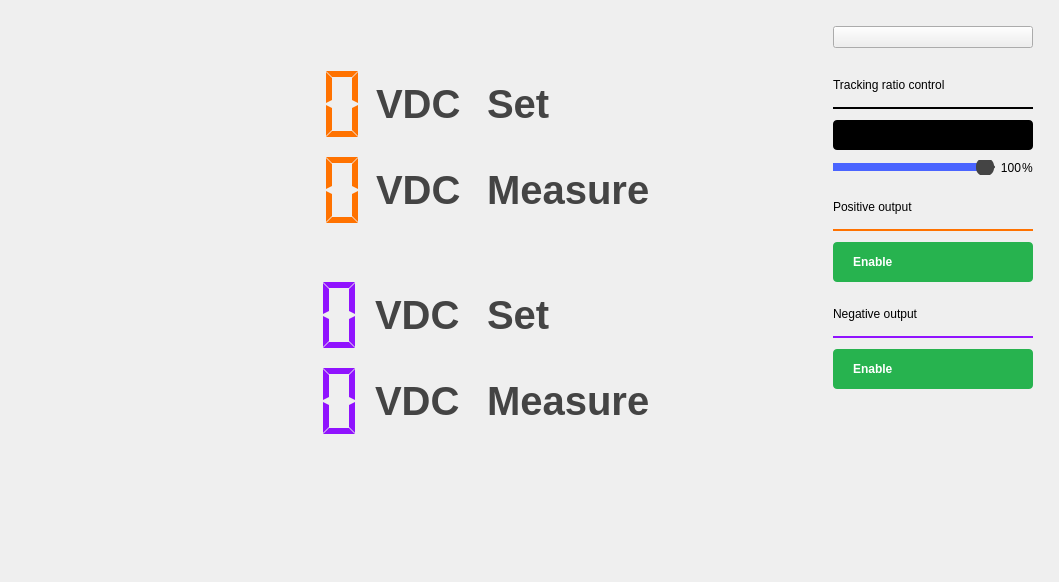
<?xml version="1.0" encoding="UTF-8"?>
<ui version="4.0">
 <class>PowerController</class>
 <widget class="QWidget" name="PowerController">
  <property name="geometry">
   <rect>
    <x>0</x>
    <y>0</y>
    <width>1059</width>
    <height>582</height>
   </rect>
  </property>
  <property name="sizePolicy">
   <sizepolicy hsizetype="MinimumExpanding" vsizetype="MinimumExpanding">
    <horstretch>0</horstretch>
    <verstretch>0</verstretch>
   </sizepolicy>
  </property>
  <property name="windowTitle">
   <string>Scopy Power Control</string>
  </property>
  <layout class="QHBoxLayout" name="horizontalLayout_2">
   <property name="spacing">
    <number>0</number>
   </property>
   <property name="leftMargin">
    <number>0</number>
   </property>
   <property name="topMargin">
    <number>0</number>
   </property>
   <property name="rightMargin">
    <number>0</number>
   </property>
   <property name="bottomMargin">
    <number>0</number>
   </property>
   <item>
    <widget class="adiscope::DetachDragZone" name="leftPanel" native="true">
     <property name="sizePolicy">
      <sizepolicy hsizetype="Expanding" vsizetype="Preferred">
       <horstretch>0</horstretch>
       <verstretch>0</verstretch>
      </sizepolicy>
     </property>
     <property name="styleSheet">
      <string notr="true"/>
     </property>
     <layout class="QVBoxLayout" name="verticalLayout">
      <property name="leftMargin">
       <number>100</number>
      </property>
      <property name="topMargin">
       <number>64</number>
      </property>
      <property name="rightMargin">
       <number>100</number>
      </property>
      <property name="bottomMargin">
       <number>64</number>
      </property>
      <item>
       <layout class="QGridLayout" name="gridLayout">
        <item row="0" column="4">
         <widget class="QLabel" name="label_5">
          <property name="sizePolicy">
           <sizepolicy hsizetype="Fixed" vsizetype="Preferred">
            <horstretch>0</horstretch>
            <verstretch>0</verstretch>
           </sizepolicy>
          </property>
          <property name="minimumSize">
           <size>
            <width>220</width>
            <height>0</height>
           </size>
          </property>
          <property name="maximumSize">
           <size>
            <width>220</width>
            <height>16777215</height>
           </size>
          </property>
          <property name="font">
           <font>
            <pointsize>30</pointsize>
            <weight>75</weight>
            <bold>true</bold>
           </font>
          </property>
          <property name="styleSheet">
           <string notr="true">QLabel { color: #444444; qproperty-alignment: 'AlignBottom | AlignLeft'; font-size: 30pt; font-weight: bold; }</string>
          </property>
          <property name="text">
           <string>Set</string>
          </property>
         </widget>
        </item>
        <item row="0" column="0">
         <spacer name="horizontalSpacer">
          <property name="orientation">
           <enum>Qt::Horizontal</enum>
          </property>
          <property name="sizeHint" stdset="0">
           <size>
            <width>42</width>
            <height>20</height>
           </size>
          </property>
         </spacer>
        </item>
        <item row="1" column="4">
         <widget class="QLabel" name="label_6">
          <property name="sizePolicy">
           <sizepolicy hsizetype="Fixed" vsizetype="Preferred">
            <horstretch>0</horstretch>
            <verstretch>0</verstretch>
           </sizepolicy>
          </property>
          <property name="minimumSize">
           <size>
            <width>220</width>
            <height>0</height>
           </size>
          </property>
          <property name="maximumSize">
           <size>
            <width>220</width>
            <height>16777215</height>
           </size>
          </property>
          <property name="font">
           <font>
            <pointsize>30</pointsize>
            <weight>75</weight>
            <bold>true</bold>
           </font>
          </property>
          <property name="styleSheet">
           <string notr="true">QLabel { color: #444444; qproperty-alignment: 'AlignBottom | AlignLeft'; font-size: 30pt; font-weight: bold; }</string>
          </property>
          <property name="text">
           <string>Measure</string>
          </property>
         </widget>
        </item>
        <item row="0" column="2">
         <widget class="QLabel" name="label_7">
          <property name="styleSheet">
           <string notr="true">QLabel { color: #444444; qproperty-alignment: 'AlignBottom | AlignLeft'; font-size: 30pt; font-weight: bold; }</string>
          </property>
          <property name="text">
           <string>VDC</string>
          </property>
         </widget>
        </item>
        <item row="1" column="1">
         <widget class="adiscope::LcdNumber" name="lcd1">
          <property name="sizePolicy">
           <sizepolicy hsizetype="Fixed" vsizetype="Fixed">
            <horstretch>0</horstretch>
            <verstretch>0</verstretch>
           </sizepolicy>
          </property>
          <property name="minimumSize">
           <size>
            <width>210</width>
            <height>80</height>
           </size>
          </property>
          <property name="styleSheet">
           <string notr="true">QLCDNumber {
background-color: transparent;
color: #ff7200;
}</string>
          </property>
          <property name="frameShape">
           <enum>QFrame::NoFrame</enum>
          </property>
          <property name="segmentStyle">
           <enum>QLCDNumber::Flat</enum>
          </property>
         </widget>
        </item>
        <item row="0" column="1">
         <widget class="adiscope::LcdNumber" name="lcd1_set">
          <property name="sizePolicy">
           <sizepolicy hsizetype="Fixed" vsizetype="Fixed">
            <horstretch>0</horstretch>
            <verstretch>0</verstretch>
           </sizepolicy>
          </property>
          <property name="minimumSize">
           <size>
            <width>210</width>
            <height>80</height>
           </size>
          </property>
          <property name="styleSheet">
           <string notr="true">QLCDNumber {
background-color: transparent;
color: #ff7200;
}</string>
          </property>
          <property name="frameShape">
           <enum>QFrame::NoFrame</enum>
          </property>
          <property name="digitCount">
           <number>5</number>
          </property>
          <property name="segmentStyle">
           <enum>QLCDNumber::Flat</enum>
          </property>
         </widget>
        </item>
        <item row="1" column="2">
         <widget class="QLabel" name="label_8">
          <property name="styleSheet">
           <string notr="true">QLabel { color: #444444; qproperty-alignment: 'AlignBottom | AlignLeft'; font-size: 30pt; font-weight: bold;  }</string>
          </property>
          <property name="text">
           <string>VDC</string>
          </property>
         </widget>
        </item>
        <item row="0" column="3">
         <spacer name="horizontalSpacer_3">
          <property name="orientation">
           <enum>Qt::Horizontal</enum>
          </property>
          <property name="sizeType">
           <enum>QSizePolicy::Fixed</enum>
          </property>
          <property name="sizeHint" stdset="0">
           <size>
            <width>20</width>
            <height>20</height>
           </size>
          </property>
         </spacer>
        </item>
        <item row="1" column="3">
         <spacer name="horizontalSpacer_4">
          <property name="orientation">
           <enum>Qt::Horizontal</enum>
          </property>
          <property name="sizeType">
           <enum>QSizePolicy::Fixed</enum>
          </property>
          <property name="sizeHint" stdset="0">
           <size>
            <width>20</width>
            <height>20</height>
           </size>
          </property>
         </spacer>
        </item>
       </layout>
      </item>
      <item>
       <widget class="QwtThermo" name="scale_dac1" native="true">
        <property name="upperBound" stdset="0">
         <double>5.000000000000000</double>
        </property>
        <property name="scaleMaxMinor" stdset="0">
         <number>10</number>
        </property>
        <property name="borderWidth" stdset="0">
         <number>0</number>
        </property>
       </widget>
      </item>
      <item>
       <layout class="QGridLayout" name="gridLayout_2">
        <property name="horizontalSpacing">
         <number>7</number>
        </property>
        <item row="1" column="4">
         <widget class="QLabel" name="label_2">
          <property name="sizePolicy">
           <sizepolicy hsizetype="Fixed" vsizetype="Preferred">
            <horstretch>0</horstretch>
            <verstretch>0</verstretch>
           </sizepolicy>
          </property>
          <property name="minimumSize">
           <size>
            <width>220</width>
            <height>0</height>
           </size>
          </property>
          <property name="maximumSize">
           <size>
            <width>220</width>
            <height>16777215</height>
           </size>
          </property>
          <property name="font">
           <font>
            <pointsize>30</pointsize>
            <weight>75</weight>
            <bold>true</bold>
           </font>
          </property>
          <property name="styleSheet">
           <string notr="true">QLabel { color: #444444; qproperty-alignment: 'AlignBottom | AlignLeft'; font-size: 30pt; font-weight: bold; }</string>
          </property>
          <property name="text">
           <string>Measure</string>
          </property>
         </widget>
        </item>
        <item row="1" column="1">
         <widget class="adiscope::LcdNumber" name="lcd2">
          <property name="sizePolicy">
           <sizepolicy hsizetype="Fixed" vsizetype="Fixed">
            <horstretch>0</horstretch>
            <verstretch>0</verstretch>
           </sizepolicy>
          </property>
          <property name="minimumSize">
           <size>
            <width>252</width>
            <height>80</height>
           </size>
          </property>
          <property name="styleSheet">
           <string notr="true">QLCDNumber {
background-color: transparent;
color: #9013fe;
}</string>
          </property>
          <property name="frameShape">
           <enum>QFrame::NoFrame</enum>
          </property>
          <property name="digitCount">
           <number>6</number>
          </property>
          <property name="segmentStyle">
           <enum>QLCDNumber::Flat</enum>
          </property>
         </widget>
        </item>
        <item row="0" column="4">
         <widget class="QLabel" name="label">
          <property name="sizePolicy">
           <sizepolicy hsizetype="Fixed" vsizetype="Preferred">
            <horstretch>0</horstretch>
            <verstretch>0</verstretch>
           </sizepolicy>
          </property>
          <property name="minimumSize">
           <size>
            <width>220</width>
            <height>0</height>
           </size>
          </property>
          <property name="maximumSize">
           <size>
            <width>220</width>
            <height>16777215</height>
           </size>
          </property>
          <property name="font">
           <font>
            <pointsize>30</pointsize>
            <weight>75</weight>
            <bold>true</bold>
           </font>
          </property>
          <property name="styleSheet">
           <string notr="true">QLabel { color: #444444; qproperty-alignment: 'AlignBottom | AlignLeft'; font-size: 30pt; font-weight: bold; }</string>
          </property>
          <property name="text">
           <string>Set</string>
          </property>
         </widget>
        </item>
        <item row="0" column="0">
         <spacer name="horizontalSpacer_2">
          <property name="orientation">
           <enum>Qt::Horizontal</enum>
          </property>
          <property name="sizeHint" stdset="0">
           <size>
            <width>0</width>
            <height>20</height>
           </size>
          </property>
         </spacer>
        </item>
        <item row="0" column="1">
         <widget class="adiscope::LcdNumber" name="lcd2_set">
          <property name="sizePolicy">
           <sizepolicy hsizetype="Fixed" vsizetype="Fixed">
            <horstretch>0</horstretch>
            <verstretch>0</verstretch>
           </sizepolicy>
          </property>
          <property name="minimumSize">
           <size>
            <width>252</width>
            <height>80</height>
           </size>
          </property>
          <property name="styleSheet">
           <string notr="true">QLCDNumber {
background-color: transparent;
color: #9013fe;
}</string>
          </property>
          <property name="frameShape">
           <enum>QFrame::NoFrame</enum>
          </property>
          <property name="digitCount">
           <number>6</number>
          </property>
          <property name="segmentStyle">
           <enum>QLCDNumber::Flat</enum>
          </property>
         </widget>
        </item>
        <item row="0" column="2">
         <widget class="QLabel" name="label_9">
          <property name="styleSheet">
           <string notr="true">QLabel { color: #444444; qproperty-alignment: 'AlignBottom | AlignLeft'; font-size: 30pt; font-weight: bold; }</string>
          </property>
          <property name="text">
           <string>VDC</string>
          </property>
         </widget>
        </item>
        <item row="1" column="2">
         <widget class="QLabel" name="label_10">
          <property name="styleSheet">
           <string notr="true">QLabel { color: #444444; qproperty-alignment: 'AlignBottom | AlignLeft'; font-size: 30pt; font-weight: bold; }</string>
          </property>
          <property name="text">
           <string>VDC</string>
          </property>
         </widget>
        </item>
        <item row="0" column="3">
         <spacer name="horizontalSpacer_5">
          <property name="orientation">
           <enum>Qt::Horizontal</enum>
          </property>
          <property name="sizeType">
           <enum>QSizePolicy::Fixed</enum>
          </property>
          <property name="sizeHint" stdset="0">
           <size>
            <width>20</width>
            <height>20</height>
           </size>
          </property>
         </spacer>
        </item>
        <item row="1" column="3">
         <spacer name="horizontalSpacer_6">
          <property name="orientation">
           <enum>Qt::Horizontal</enum>
          </property>
          <property name="sizeType">
           <enum>QSizePolicy::Fixed</enum>
          </property>
          <property name="sizeHint" stdset="0">
           <size>
            <width>20</width>
            <height>20</height>
           </size>
          </property>
         </spacer>
        </item>
       </layout>
      </item>
      <item>
       <widget class="QwtThermo" name="scale_dac2" native="true">
        <property name="lowerBound" stdset="0">
         <double>-5.000000000000000</double>
        </property>
        <property name="upperBound" stdset="0">
         <double>0.000000000000000</double>
        </property>
        <property name="scaleMaxMinor" stdset="0">
         <number>10</number>
        </property>
        <property name="borderWidth" stdset="0">
         <number>0</number>
        </property>
       </widget>
      </item>
      <item>
       <widget class="adiscope::InstrumentNotes" name="instrumentNotes" native="true"/>
      </item>
     </layout>
    </widget>
   </item>
   <item>
    <widget class="adiscope::DetachDragZone" name="rightMenu" native="true">
     <property name="sizePolicy">
      <sizepolicy hsizetype="Maximum" vsizetype="Preferred">
       <horstretch>0</horstretch>
       <verstretch>0</verstretch>
      </sizepolicy>
     </property>
     <layout class="QVBoxLayout" name="verticalLayout_4">
      <property name="spacing">
       <number>10</number>
      </property>
      <property name="leftMargin">
       <number>26</number>
      </property>
      <property name="topMargin">
       <number>26</number>
      </property>
      <property name="rightMargin">
       <number>26</number>
      </property>
      <property name="bottomMargin">
       <number>26</number>
      </property>
      <item>
       <widget class="adiscope::LinkedButton" name="btnHelp"/>
      </item>
      <item>
       <spacer name="horizontalSpacer_7">
        <property name="orientation">
         <enum>Qt::Horizontal</enum>
        </property>
        <property name="sizeHint" stdset="0">
         <size>
          <width>40</width>
          <height>20</height>
         </size>
        </property>
       </spacer>
      </item>
      <item>
       <widget class="QLabel" name="label_12">
        <property name="text">
         <string>Tracking ratio control</string>
        </property>
        <property name="general_settings_label" stdset="0">
         <bool>true</bool>
        </property>
       </widget>
      </item>
      <item>
       <spacer name="verticalSpacer_6">
        <property name="orientation">
         <enum>Qt::Vertical</enum>
        </property>
        <property name="sizeType">
         <enum>QSizePolicy::Fixed</enum>
        </property>
        <property name="sizeHint" stdset="0">
         <size>
          <width>20</width>
          <height>5</height>
         </size>
        </property>
       </spacer>
      </item>
      <item>
       <widget class="Line" name="line_3">
        <property name="frameShadow">
         <enum>QFrame::Plain</enum>
        </property>
        <property name="lineWidth">
         <number>2</number>
        </property>
        <property name="orientation">
         <enum>Qt::Horizontal</enum>
        </property>
        <property name="blue_line" stdset="0">
         <bool>true</bool>
        </property>
       </widget>
      </item>
      <item>
       <widget class="adiscope::CustomSwitch" name="btnSync">
        <property name="styleSheet">
         <string notr="true">QPushButton {
min-height: 30px;
max-height: 30px;
min-width: 200px;
max-width: 200px;
background-color: black;
border-radius: 4px;
}

QPushButton:disabled {
background-color: qlineargradient(spread:pad, x1:0.5, y1:0, x2:0.501, y2:0, stop:0 #727273, stop:1 #141416);
}

QWidget#handle {
min-height: 30px;
max-height: 30px;
min-width: 102px;
max-width: 102px;
background-color: #4a64ff;
border-radius: 2px;
}

QWidget#handle:disabled {
background-color: #aaaaaa;
}

QLabel {
margin-top: 6px;
background-color: transparent;
}

QLabel#on {
margin-top: 0px;
min-height:30px;
max-height:30px;
min-width:100px;
max-width:100px;
qproperty-alignment: AlignCenter AlignCenter;
margin-left: 0px;
color: white;
}

QLabel#on:disabled {
color: rgba(255,255,255,102);
}

QLabel#off {
margin-top: 0px;
min-height:30px;
max-height:30px;
min-width:100px;
max-width:100px;
margin-left: 100px;
color: white;
qproperty-alignment: AlignCenter AlignCenter;
}

QLabel#off:disabled {
color: rgba(255,255,255,51);
}
</string>
        </property>
        <property name="text">
         <string/>
        </property>
        <property name="leftText" stdset="0">
         <string>Independent</string>
        </property>
        <property name="rightText" stdset="0">
         <string>Tracking</string>
        </property>
        <property name="duration_ms" stdset="0">
         <number>0</number>
        </property>
       </widget>
      </item>
      <item>
       <layout class="QHBoxLayout" name="horizontalLayout">
        <property name="spacing">
         <number>1</number>
        </property>
        <item>
         <widget class="QSlider" name="trackingRatio">
          <property name="enabled">
           <bool>false</bool>
          </property>
          <property name="styleSheet">
           <string notr="true">QSlider::groove {
    border: 1px solid #444444;
    height: 2px; /* the groove expands to the size of the slider by default. by giving it a height, it has a fixed size */
    background: #999999;
    margin: 2px 0;
    border-radius: 2px;
}

QSlider::handle {
    background: rgb(73, 99, 255);
    border: 0px solid;
    width: 18px;
    margin: -8px 0; /* handle is placed by default on the contents rect of the groove. Expand outside the groove */
    border-radius: 8px;
}

QSlider::handle:disabled {
    background: #444444;
}

QSlider::sub-page:horizontal {
    background: #4A64FF;
}</string>
          </property>
          <property name="minimum">
           <number>0</number>
          </property>
          <property name="maximum">
           <number>100</number>
          </property>
          <property name="value">
           <number>100</number>
          </property>
          <property name="orientation">
           <enum>Qt::Horizontal</enum>
          </property>
         </widget>
        </item>
        <item>
         <widget class="QLabel" name="trackingRatioLbl">
          <property name="sizePolicy">
           <sizepolicy hsizetype="Minimum" vsizetype="Preferred">
            <horstretch>0</horstretch>
            <verstretch>0</verstretch>
           </sizepolicy>
          </property>
          <property name="minimumSize">
           <size>
            <width>25</width>
            <height>0</height>
           </size>
          </property>
          <property name="text">
           <string>100</string>
          </property>
          <property name="alignment">
           <set>Qt::AlignRight|Qt::AlignTrailing|Qt::AlignVCenter</set>
          </property>
         </widget>
        </item>
        <item>
         <widget class="QLabel" name="label_13">
          <property name="sizePolicy">
           <sizepolicy hsizetype="Maximum" vsizetype="Preferred">
            <horstretch>0</horstretch>
            <verstretch>0</verstretch>
           </sizepolicy>
          </property>
          <property name="text">
           <string>%</string>
          </property>
         </widget>
        </item>
       </layout>
      </item>
      <item>
       <spacer name="verticalSpacer">
        <property name="orientation">
         <enum>Qt::Vertical</enum>
        </property>
        <property name="sizeType">
         <enum>QSizePolicy::Fixed</enum>
        </property>
        <property name="sizeHint" stdset="0">
         <size>
          <width>20</width>
          <height>15</height>
         </size>
        </property>
       </spacer>
      </item>
      <item>
       <widget class="QLabel" name="label_3">
        <property name="sizePolicy">
         <sizepolicy hsizetype="Preferred" vsizetype="Preferred">
          <horstretch>0</horstretch>
          <verstretch>0</verstretch>
         </sizepolicy>
        </property>
        <property name="text">
         <string>Positive output</string>
        </property>
        <property name="general_settings_label" stdset="0">
         <bool>true</bool>
        </property>
       </widget>
      </item>
      <item>
       <spacer name="verticalSpacer_2">
        <property name="orientation">
         <enum>Qt::Vertical</enum>
        </property>
        <property name="sizeType">
         <enum>QSizePolicy::Fixed</enum>
        </property>
        <property name="sizeHint" stdset="0">
         <size>
          <width>20</width>
          <height>5</height>
         </size>
        </property>
       </spacer>
      </item>
      <item>
       <widget class="Line" name="line">
        <property name="sizePolicy">
         <sizepolicy hsizetype="Preferred" vsizetype="Fixed">
          <horstretch>0</horstretch>
          <verstretch>0</verstretch>
         </sizepolicy>
        </property>
        <property name="styleSheet">
         <string notr="true">QFrame { color: #ff7200; }</string>
        </property>
        <property name="frameShadow">
         <enum>QFrame::Plain</enum>
        </property>
        <property name="lineWidth">
         <number>2</number>
        </property>
        <property name="orientation">
         <enum>Qt::Horizontal</enum>
        </property>
       </widget>
      </item>
      <item>
       <layout class="QVBoxLayout" name="valuePosLayout"/>
      </item>
      <item>
       <widget class="QPushButton" name="dac1">
        <property name="sizePolicy">
         <sizepolicy hsizetype="Preferred" vsizetype="Fixed">
          <horstretch>0</horstretch>
          <verstretch>0</verstretch>
         </sizepolicy>
        </property>
        <property name="layoutDirection">
         <enum>Qt::RightToLeft</enum>
        </property>
        <property name="styleSheet">
         <string notr="true">QPushButton {
  width: 80px;
  height: 40px;
  border-radius: 4px;
  background-color: #27b34f;
  color: white;
  font-weight: bold;

  text-align: left;
  padding-left: 20px;
  padding-right: 20px;
}

QPushButton[running=true] {
  background-color: #F45000;
}

QPushButton:disabled {
  background-color: grey;
}</string>
        </property>
        <property name="text">
         <string>Enable</string>
        </property>
        <property name="icon">
         <iconset resource="../resources/resources.qrc">
          <normaloff>:/icons/ico-play.svg</normaloff>
          <normalon>:/icons/ico-stop.svg</normalon>:/icons/ico-play.svg</iconset>
        </property>
        <property name="iconSize">
         <size>
          <width>8</width>
          <height>10</height>
         </size>
        </property>
        <property name="checkable">
         <bool>true</bool>
        </property>
       </widget>
      </item>
      <item>
       <spacer name="verticalSpacer_4">
        <property name="orientation">
         <enum>Qt::Vertical</enum>
        </property>
        <property name="sizeType">
         <enum>QSizePolicy::Fixed</enum>
        </property>
        <property name="sizeHint" stdset="0">
         <size>
          <width>0</width>
          <height>15</height>
         </size>
        </property>
       </spacer>
      </item>
      <item>
       <widget class="QLabel" name="label_4">
        <property name="sizePolicy">
         <sizepolicy hsizetype="Preferred" vsizetype="Preferred">
          <horstretch>0</horstretch>
          <verstretch>0</verstretch>
         </sizepolicy>
        </property>
        <property name="text">
         <string>Negative output</string>
        </property>
        <property name="general_settings_label" stdset="0">
         <bool>true</bool>
        </property>
       </widget>
      </item>
      <item>
       <spacer name="verticalSpacer_5">
        <property name="orientation">
         <enum>Qt::Vertical</enum>
        </property>
        <property name="sizeType">
         <enum>QSizePolicy::Fixed</enum>
        </property>
        <property name="sizeHint" stdset="0">
         <size>
          <width>20</width>
          <height>5</height>
         </size>
        </property>
       </spacer>
      </item>
      <item>
       <widget class="Line" name="line_2">
        <property name="sizePolicy">
         <sizepolicy hsizetype="Preferred" vsizetype="Fixed">
          <horstretch>0</horstretch>
          <verstretch>0</verstretch>
         </sizepolicy>
        </property>
        <property name="styleSheet">
         <string notr="true">QFrame { color: #9013fe; }</string>
        </property>
        <property name="frameShadow">
         <enum>QFrame::Plain</enum>
        </property>
        <property name="lineWidth">
         <number>2</number>
        </property>
        <property name="orientation">
         <enum>Qt::Horizontal</enum>
        </property>
       </widget>
      </item>
      <item>
       <layout class="QVBoxLayout" name="valueNegLayout"/>
      </item>
      <item>
       <widget class="QPushButton" name="dac2">
        <property name="sizePolicy">
         <sizepolicy hsizetype="Preferred" vsizetype="Fixed">
          <horstretch>0</horstretch>
          <verstretch>0</verstretch>
         </sizepolicy>
        </property>
        <property name="layoutDirection">
         <enum>Qt::RightToLeft</enum>
        </property>
        <property name="styleSheet">
         <string notr="true">QPushButton {
  width: 80px;
  height: 40px;
  border-radius: 4px;
  background-color: #27b34f;
  color: white;
  font-weight: bold;

  text-align: left;
  padding-left: 20px;
  padding-right: 20px;
}

QPushButton[running=true] {
  background-color: #F45000;
}

QPushButton:disabled {
  background-color: grey;
}</string>
        </property>
        <property name="text">
         <string>Enable</string>
        </property>
        <property name="icon">
         <iconset resource="../resources/resources.qrc">
          <normaloff>:/icons/ico-play.svg</normaloff>
          <normalon>:/icons/ico-stop.svg</normalon>:/icons/ico-play.svg</iconset>
        </property>
        <property name="iconSize">
         <size>
          <width>8</width>
          <height>10</height>
         </size>
        </property>
        <property name="checkable">
         <bool>true</bool>
        </property>
       </widget>
      </item>
      <item>
       <spacer name="verticalSpacer_3">
        <property name="orientation">
         <enum>Qt::Vertical</enum>
        </property>
        <property name="sizeHint" stdset="0">
         <size>
          <width>20</width>
          <height>40</height>
         </size>
        </property>
       </spacer>
      </item>
     </layout>
    </widget>
   </item>
  </layout>
 </widget>
 <customwidgets>
  <customwidget>
   <class>adiscope::DetachDragZone</class>
   <extends>QWidget</extends>
   <header>detachdragzone.h</header>
   <container>1</container>
  </customwidget>
  <customwidget>
   <class>adiscope::InstrumentNotes</class>
   <extends>QWidget</extends>
   <header>instrumentnotes.h</header>
   <container>1</container>
  </customwidget>
  <customwidget>
   <class>adiscope::LinkedButton</class>
   <extends>QPushButton</extends>
   <header>linked_button.hpp</header>
  </customwidget>
  <customwidget>
   <class>adiscope::CustomSwitch</class>
   <extends>QPushButton</extends>
   <header>customSwitch.hpp</header>
  </customwidget>
  <customwidget>
   <class>QwtThermo</class>
   <extends>QWidget</extends>
   <header>qwt_thermo.h</header>
  </customwidget>
  <customwidget>
   <class>adiscope::LcdNumber</class>
   <extends>QLCDNumber</extends>
   <header>lcdNumber.hpp</header>
  </customwidget>
 </customwidgets>
 <resources>
  <include location="../resources/resources.qrc"/>
  <include location="../resources/resources.qrc"/>
 </resources>
 <connections>
  <connection>
   <sender>btnSync</sender>
   <signal>toggled(bool)</signal>
   <receiver>dac2</receiver>
   <slot>setEnabled(bool)</slot>
   <hints>
    <hint type="sourcelabel">
     <x>947</x>
     <y>95</y>
    </hint>
    <hint type="destinationlabel">
     <x>947</x>
     <y>158</y>
    </hint>
   </hints>
  </connection>
  <connection>
   <sender>trackingRatio</sender>
   <signal>valueChanged(int)</signal>
   <receiver>trackingRatioLbl</receiver>
   <slot>setNum(int)</slot>
   <hints>
    <hint type="sourcelabel">
     <x>844</x>
     <y>151</y>
    </hint>
    <hint type="destinationlabel">
     <x>903</x>
     <y>115</y>
    </hint>
   </hints>
  </connection>
  <connection>
   <sender>btnSync</sender>
   <signal>toggled(bool)</signal>
   <receiver>trackingRatio</receiver>
   <slot>setDisabled(bool)</slot>
   <hints>
    <hint type="sourcelabel">
     <x>947</x>
     <y>95</y>
    </hint>
    <hint type="destinationlabel">
     <x>947</x>
     <y>447</y>
    </hint>
   </hints>
  </connection>
 </connections>
</ui>
